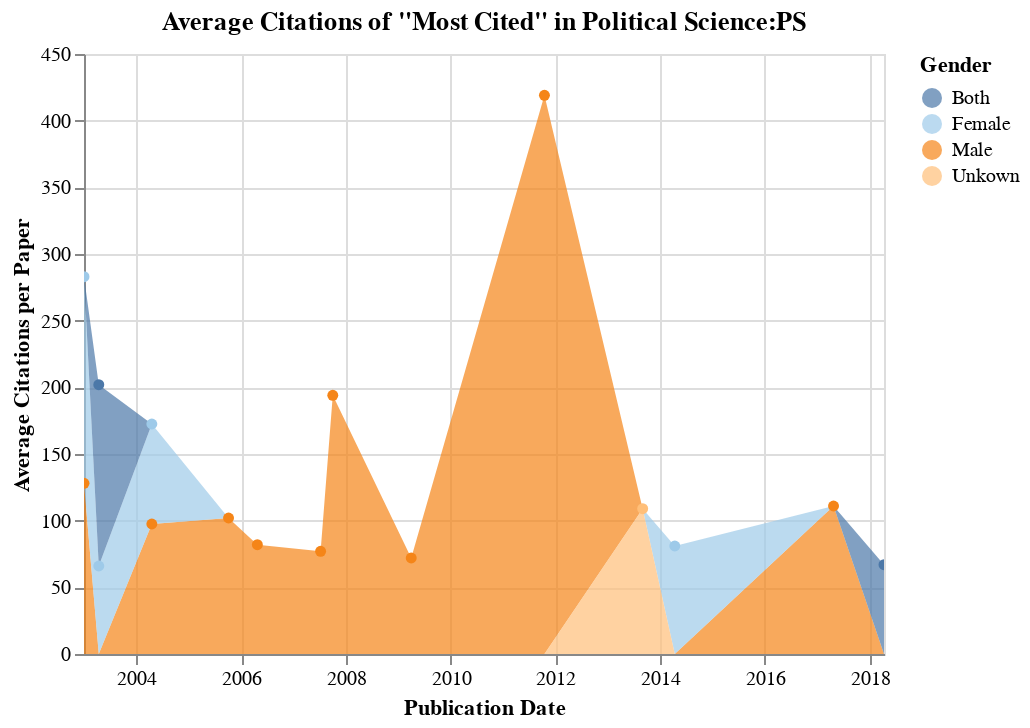

Notebook code cell kept with this figure:
### Code cell
#Average Citations per Paper in Political Science by Gender
alt.Chart(psdata_ready).mark_area(point=True).encode( 
  alt.X('publication_date:T',title='Publication Date', ),
  alt.Y('average(Citations)', title= 'Average Citations per Paper'),
  color=alt.Color('gender:N', title= 'Gender',scale=alt.Scale(scheme='tableau20')
)).properties(title= 'Average Citations of "Most Cited" in Political Science:PS').interactive()

### Figure 1 — Vega-Lite specification as saved in the notebook (floating-point values rounded to 4 significant figures; data arrays with more than 128 entries replaced by an {"elided": "..."} marker saying what was removed)
{"config": {"view": {"continuousWidth": 400, "continuousHeight": 300}}, "data": {"name": "data-a82109ffd3df704e5e6733ed97f67f08"}, "mark": {"type": "area", "point": true}, "encoding": {"color": {"type": "nominal", "field": "gender", "scale": {"scheme": "tableau20"}, "title": "Gender"}, "x": {"type": "temporal", "field": "publication_date", "title": "Publication Date"}, "y": {"type": "quantitative", "aggregate": "average", "field": "Citations", "title": "Average Citations per Paper"}}, "selection": {"selector024": {"type": "interval", "bind": "scales", "encodings": ["x", "y"]}}, "title": "Average Citations of \"Most Cited\" in Political Science:PS", "$schema": "https://vega.github.io/schema/vega-lite/v4.8.1.json", "datasets": {"data-a82109ffd3df704e5e6733ed97f67f08": {"elided": "2040 records"}}}
